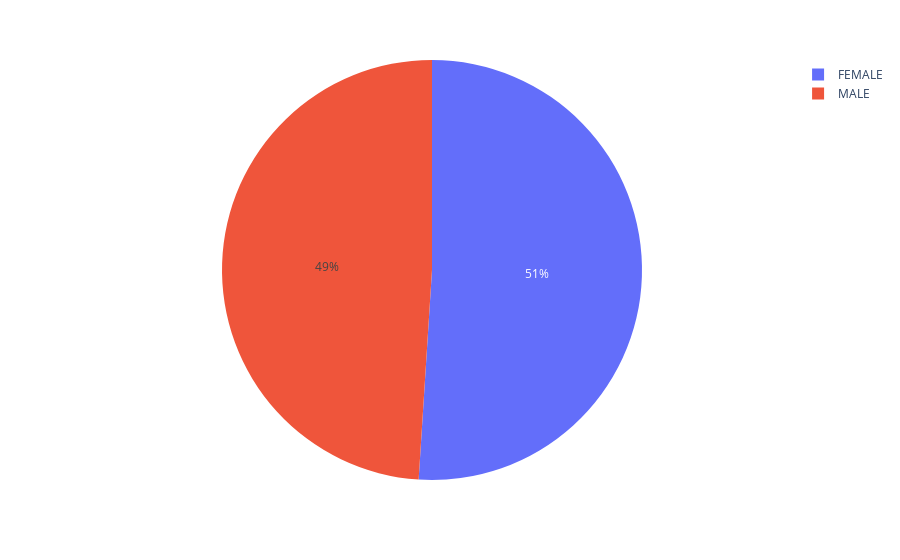

Notebook code cell kept with this figure:
### Code cell
px.pie(data_frame=gender,names = label_gender, values = gender_value)

### Figure 1 — Plotly figure (JSON) as saved in the notebook; plotly's stock layout.template omitted (floating-point values rounded to 4 significant figures)
{"data": [{"domain": {"x": [0, 1], "y": [0, 1]}, "hovertemplate": "label=%{label}<br>value=%{value}<extra></extra>", "labels": ["FEMALE", "MALE"], "legendgroup": "", "name": "", "showlegend": true, "type": "pie", "values": [126, 121]}], "layout": {"legend": {"tracegroupgap": 0}, "margin": {"t": 60}}}
